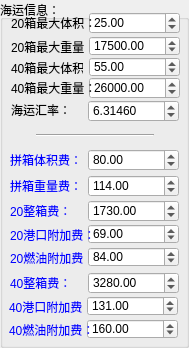
    <widget class="QGroupBox" name="groupBox_5">
     <property name="maximumSize">
      <size>
       <width>190</width>
       <height>16777215</height>
      </size>
     </property>
     <property name="title">
      <string>海运信息：</string>
     </property>
     <widget class="QDoubleSpinBox" name="h4">
      <property name="geometry">
       <rect>
        <x>88</x>
        <y>100</y>
        <width>91</width>
        <height>22</height>
       </rect>
      </property>
      <property name="readOnly">
       <bool>false</bool>
      </property>
      <property name="decimals">
       <number>5</number>
      </property>
      <property name="maximum">
       <double>999999999.000000000000000</double>
      </property>
      <property name="value">
       <double>6.314600000000000</double>
      </property>
     </widget>
     <widget class="QLabel" name="label_23">
      <property name="geometry">
       <rect>
        <x>11</x>
        <y>104</y>
        <width>60</width>
        <height>12</height>
       </rect>
      </property>
      <property name="text">
       <string>海运汇率：</string>
      </property>
     </widget>
     <widget class="QDoubleSpinBox" name="h5">
      <property name="geometry">
       <rect>
        <x>88</x>
        <y>149</y>
        <width>91</width>
        <height>22</height>
       </rect>
      </property>
      <property name="maximum">
       <double>999999999.000000000000000</double>
      </property>
      <property name="value">
       <double>80.000000000000000</double>
      </property>
     </widget>
     <widget class="QLabel" name="label_8">
      <property name="geometry">
       <rect>
        <x>10</x>
        <y>154</y>
        <width>72</width>
        <height>12</height>
       </rect>
      </property>
      <property name="autoFillBackground">
       <bool>false</bool>
      </property>
      <property name="styleSheet">
       <string notr="true">color: rgb(0, 0, 255)</string>
      </property>
      <property name="text">
       <string>拼箱体积费：</string>
      </property>
      <property name="wordWrap">
       <bool>false</bool>
      </property>
     </widget>
     <widget class="QLabel" name="label_24">
      <property name="geometry">
       <rect>
        <x>10</x>
        <y>180</y>
        <width>72</width>
        <height>12</height>
       </rect>
      </property>
      <property name="styleSheet">
       <string notr="true">color: rgb(0, 0, 255)</string>
      </property>
      <property name="text">
       <string>拼箱重量费：</string>
      </property>
     </widget>
     <widget class="QDoubleSpinBox" name="h6">
      <property name="geometry">
       <rect>
        <x>88</x>
        <y>175</y>
        <width>91</width>
        <height>22</height>
       </rect>
      </property>
      <property name="maximum">
       <double>999999999.000000000000000</double>
      </property>
      <property name="value">
       <double>114.000000000000000</double>
      </property>
     </widget>
     <widget class="QLabel" name="label_25">
      <property name="geometry">
       <rect>
        <x>10</x>
        <y>205</y>
        <width>72</width>
        <height>12</height>
       </rect>
      </property>
      <property name="styleSheet">
       <string notr="true">color: rgb(0, 0, 255)</string>
      </property>
      <property name="text">
       <string>20整箱费：</string>
      </property>
     </widget>
     <widget class="QDoubleSpinBox" name="h7">
      <property name="geometry">
       <rect>
        <x>88</x>
        <y>200</y>
        <width>91</width>
        <height>22</height>
       </rect>
      </property>
      <property name="maximum">
       <double>999999999.000000000000000</double>
      </property>
      <property name="value">
       <double>1730.000000000000000</double>
      </property>
     </widget>
     <widget class="QDoubleSpinBox" name="h10">
      <property name="geometry">
       <rect>
        <x>88</x>
        <y>272</y>
        <width>91</width>
        <height>22</height>
       </rect>
      </property>
      <property name="maximum">
       <double>999999999.000000000000000</double>
      </property>
      <property name="value">
       <double>3280.000000000000000</double>
      </property>
     </widget>
     <widget class="QLabel" name="label_26">
      <property name="geometry">
       <rect>
        <x>10</x>
        <y>277</y>
        <width>72</width>
        <height>12</height>
       </rect>
      </property>
      <property name="styleSheet">
       <string notr="true">color: rgb(0, 0, 255)</string>
      </property>
      <property name="text">
       <string>40整箱费：</string>
      </property>
     </widget>
     <widget class="QDoubleSpinBox" name="h8">
      <property name="geometry">
       <rect>
        <x>88</x>
        <y>224</y>
        <width>91</width>
        <height>20</height>
       </rect>
      </property>
      <property name="maximum">
       <double>999999999.000000000000000</double>
      </property>
      <property name="value">
       <double>69.000000000000000</double>
      </property>
     </widget>
     <widget class="QLabel" name="label_27">
      <property name="geometry">
       <rect>
        <x>10</x>
        <y>229</y>
        <width>84</width>
        <height>12</height>
       </rect>
      </property>
      <property name="styleSheet">
       <string notr="true">color: rgb(0, 0, 255)</string>
      </property>
      <property name="text">
       <string>20港口附加费：</string>
      </property>
     </widget>
     <widget class="QLabel" name="label_28">
      <property name="geometry">
       <rect>
        <x>10</x>
        <y>252</y>
        <width>84</width>
        <height>12</height>
       </rect>
      </property>
      <property name="styleSheet">
       <string notr="true">color: rgb(0, 0, 255)</string>
      </property>
      <property name="text">
       <string>20燃油附加费：</string>
      </property>
     </widget>
     <widget class="QDoubleSpinBox" name="h9">
      <property name="geometry">
       <rect>
        <x>88</x>
        <y>247</y>
        <width>91</width>
        <height>20</height>
       </rect>
      </property>
      <property name="maximum">
       <double>999999999.000000000000000</double>
      </property>
      <property name="value">
       <double>84.000000000000000</double>
      </property>
     </widget>
     <widget class="QLabel" name="label_29">
      <property name="geometry">
       <rect>
        <x>9</x>
        <y>301</y>
        <width>84</width>
        <height>12</height>
       </rect>
      </property>
      <property name="styleSheet">
       <string notr="true">color: rgb(0, 0, 255)</string>
      </property>
      <property name="text">
       <string>40港口附加费：</string>
      </property>
     </widget>
     <widget class="QDoubleSpinBox" name="h11">
      <property name="geometry">
       <rect>
        <x>87</x>
        <y>296</y>
        <width>91</width>
        <height>20</height>
       </rect>
      </property>
      <property name="maximum">
       <double>999999999.000000000000000</double>
      </property>
      <property name="value">
       <double>131.000000000000000</double>
      </property>
     </widget>
     <widget class="QDoubleSpinBox" name="h12">
      <property name="geometry">
       <rect>
        <x>87</x>
        <y>319</y>
        <width>91</width>
        <height>20</height>
       </rect>
      </property>
      <property name="maximum">
       <double>999999999.000000000000000</double>
      </property>
      <property name="value">
       <double>160.000000000000000</double>
      </property>
     </widget>
     <widget class="QLabel" name="label_30">
      <property name="geometry">
       <rect>
        <x>9</x>
        <y>324</y>
        <width>84</width>
        <height>12</height>
       </rect>
      </property>
      <property name="styleSheet">
       <string notr="true">color: rgb(0, 0, 255)</string>
      </property>
      <property name="text">
       <string>40燃油附加费：</string>
      </property>
     </widget>
     <widget class="QDoubleSpinBox" name="h3">
      <property name="geometry">
       <rect>
        <x>89</x>
        <y>77</y>
        <width>91</width>
        <height>22</height>
       </rect>
      </property>
      <property name="maximum">
       <double>999999999.000000000000000</double>
      </property>
      <property name="value">
       <double>26000.000000000000000</double>
      </property>
     </widget>
     <widget class="QDoubleSpinBox" name="h0">
      <property name="geometry">
       <rect>
        <x>89</x>
        <y>12</y>
        <width>91</width>
        <height>22</height>
       </rect>
      </property>
      <property name="maximum">
       <double>999999999.000000000000000</double>
      </property>
      <property name="value">
       <double>25.000000000000000</double>
      </property>
     </widget>
     <widget class="QLabel" name="label_32">
      <property name="geometry">
       <rect>
        <x>11</x>
        <y>41</y>
        <width>84</width>
        <height>12</height>
       </rect>
      </property>
      <property name="text">
       <string>20箱最大重量：</string>
      </property>
     </widget>
     <widget class="QDoubleSpinBox" name="h2">
      <property name="geometry">
       <rect>
        <x>89</x>
        <y>57</y>
        <width>91</width>
        <height>20</height>
       </rect>
      </property>
      <property name="maximum">
       <double>999999999.000000000000000</double>
      </property>
      <property name="value">
       <double>55.000000000000000</double>
      </property>
     </widget>
     <widget class="QDoubleSpinBox" name="h1">
      <property name="geometry">
       <rect>
        <x>89</x>
        <y>36</y>
        <width>91</width>
        <height>20</height>
       </rect>
      </property>
      <property name="maximum">
       <double>999999999.000000000000000</double>
      </property>
      <property name="value">
       <double>17500.000000000000000</double>
      </property>
     </widget>
     <widget class="QLabel" name="label_61">
      <property name="geometry">
       <rect>
        <x>11</x>
        <y>82</y>
        <width>84</width>
        <height>12</height>
       </rect>
      </property>
      <property name="text">
       <string>40箱最大重量：</string>
      </property>
     </widget>
     <widget class="QLabel" name="label_62">
      <property name="geometry">
       <rect>
        <x>11</x>
        <y>62</y>
        <width>72</width>
        <height>12</height>
       </rect>
      </property>
      <property name="text">
       <string>40箱最大体积</string>
      </property>
     </widget>
     <widget class="QLabel" name="label_63">
      <property name="geometry">
       <rect>
        <x>11</x>
        <y>17</y>
        <width>84</width>
        <height>12</height>
       </rect>
      </property>
      <property name="text">
       <string>20箱最大体积：</string>
      </property>
     </widget>
     <widget class="Line" name="line_2">
      <property name="geometry">
       <rect>
        <x>36</x>
        <y>134</y>
        <width>118</width>
        <height>3</height>
       </rect>
      </property>
      <property name="orientation">
       <enum>Qt::Horizontal</enum>
      </property>
     </widget>
    </widget>
